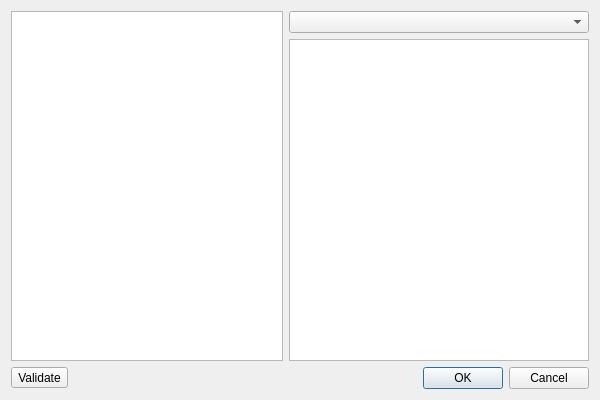
<?xml version="1.0" encoding="UTF-8"?>
<ui version="4.0">
 <class>ScriptDialog</class>
 <widget class="QDialog" name="ScriptDialog">
  <property name="geometry">
   <rect>
    <x>0</x>
    <y>0</y>
    <width>600</width>
    <height>400</height>
   </rect>
  </property>
  <property name="windowTitle">
   <string>Script edit</string>
  </property>
  <property name="windowIcon">
   <iconset theme="tools-check-spelling">
    <normaloff>.</normaloff>.</iconset>
  </property>
  <layout class="QGridLayout" name="gridLayout">
   <item row="1" column="1">
    <widget class="QListView" name="variablesList">
     <property name="minimumSize">
      <size>
       <width>300</width>
       <height>0</height>
      </size>
     </property>
     <property name="editTriggers">
      <set>QAbstractItemView::NoEditTriggers</set>
     </property>
    </widget>
   </item>
   <item row="2" column="0" colspan="2">
    <layout class="QHBoxLayout" name="horizontalLayout">
     <item>
      <widget class="QToolButton" name="validateButton">
       <property name="text">
        <string>Validate</string>
       </property>
       <property name="icon">
        <iconset theme="tools-check-spelling">
         <normaloff>.</normaloff>.</iconset>
       </property>
      </widget>
     </item>
     <item>
      <widget class="QLabel" name="helpLabel"/>
     </item>
     <item>
      <widget class="QDialogButtonBox" name="buttonBox">
       <property name="orientation">
        <enum>Qt::Horizontal</enum>
       </property>
       <property name="standardButtons">
        <set>QDialogButtonBox::Cancel|QDialogButtonBox::Ok</set>
       </property>
      </widget>
     </item>
    </layout>
   </item>
   <item row="0" column="1">
    <widget class="QComboBox" name="helperCombo"/>
   </item>
   <item row="0" column="0" rowspan="2">
    <widget class="QPlainTextEdit" name="scriptEdit"/>
   </item>
  </layout>
 </widget>
 <resources/>
 <connections>
  <connection>
   <sender>buttonBox</sender>
   <signal>accepted()</signal>
   <receiver>ScriptDialog</receiver>
   <slot>accept()</slot>
   <hints>
    <hint type="sourcelabel">
     <x>288</x>
     <y>389</y>
    </hint>
    <hint type="destinationlabel">
     <x>157</x>
     <y>274</y>
    </hint>
   </hints>
  </connection>
  <connection>
   <sender>buttonBox</sender>
   <signal>rejected()</signal>
   <receiver>ScriptDialog</receiver>
   <slot>reject()</slot>
   <hints>
    <hint type="sourcelabel">
     <x>356</x>
     <y>389</y>
    </hint>
    <hint type="destinationlabel">
     <x>286</x>
     <y>274</y>
    </hint>
   </hints>
  </connection>
  <connection>
   <sender>variablesList</sender>
   <signal>doubleClicked(QModelIndex)</signal>
   <receiver>ScriptDialog</receiver>
   <slot>variablePasteRequest(QModelIndex)</slot>
   <hints>
    <hint type="sourcelabel">
     <x>523</x>
     <y>164</y>
    </hint>
    <hint type="destinationlabel">
     <x>847</x>
     <y>160</y>
    </hint>
   </hints>
  </connection>
  <connection>
   <sender>scriptEdit</sender>
   <signal>textChanged()</signal>
   <receiver>ScriptDialog</receiver>
   <slot>scriptTextChanged()</slot>
   <hints>
    <hint type="sourcelabel">
     <x>166</x>
     <y>108</y>
    </hint>
    <hint type="destinationlabel">
     <x>174</x>
     <y>518</y>
    </hint>
   </hints>
  </connection>
  <connection>
   <sender>validateButton</sender>
   <signal>clicked()</signal>
   <receiver>ScriptDialog</receiver>
   <slot>validateButtonClicked()</slot>
   <hints>
    <hint type="sourcelabel">
     <x>27</x>
     <y>373</y>
    </hint>
    <hint type="destinationlabel">
     <x>32</x>
     <y>496</y>
    </hint>
   </hints>
  </connection>
  <connection>
   <sender>helperCombo</sender>
   <signal>currentIndexChanged(int)</signal>
   <receiver>ScriptDialog</receiver>
   <slot>helperIndexChanged(int)</slot>
   <hints>
    <hint type="sourcelabel">
     <x>342</x>
     <y>23</y>
    </hint>
    <hint type="destinationlabel">
     <x>424</x>
     <y>584</y>
    </hint>
   </hints>
  </connection>
  <connection>
   <sender>variablesList</sender>
   <signal>clicked(QModelIndex)</signal>
   <receiver>ScriptDialog</receiver>
   <slot>tooltipShowRequest(QModelIndex)</slot>
   <hints>
    <hint type="sourcelabel">
     <x>423</x>
     <y>211</y>
    </hint>
    <hint type="destinationlabel">
     <x>450</x>
     <y>639</y>
    </hint>
   </hints>
  </connection>
 </connections>
 <slots>
  <slot>validateButtonClicked()</slot>
  <slot>variablePasteRequest(QModelIndex)</slot>
  <slot>scriptTextChanged()</slot>
  <slot>helperIndexChanged(int)</slot>
  <slot>tooltipShowRequest(QModelIndex)</slot>
 </slots>
</ui>
